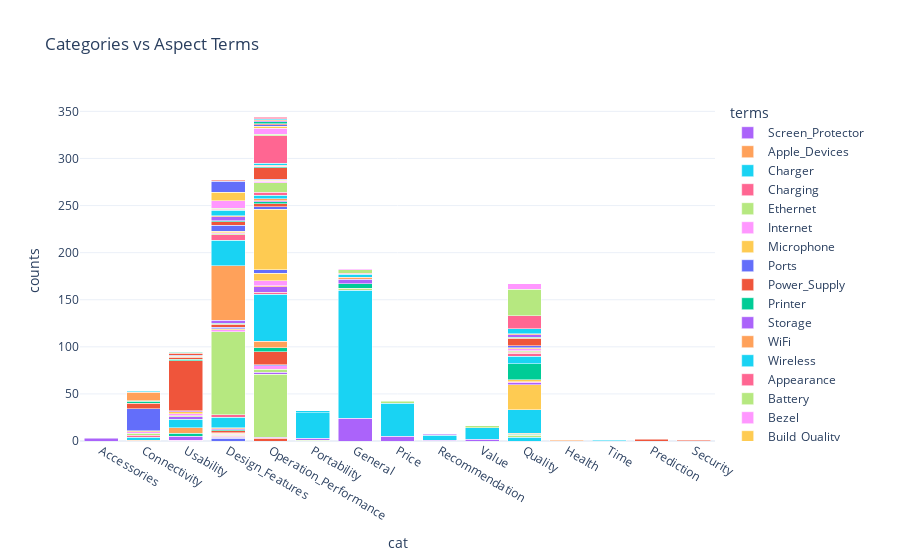

Write notebook code for a chart like this one.
### Code cell
fig = px.bar(
    df_terms_cat,
    x="cat",
    y="counts",
    color="terms",
    barmode="stack",
    color_discrete_map={
        "positive": "#52AC5E",
        "negative": "#e34a2d",
        "neutral": "gray",
    },
    title="Categories vs Aspect Terms",
    template="plotly_white",
)

fig.show()
